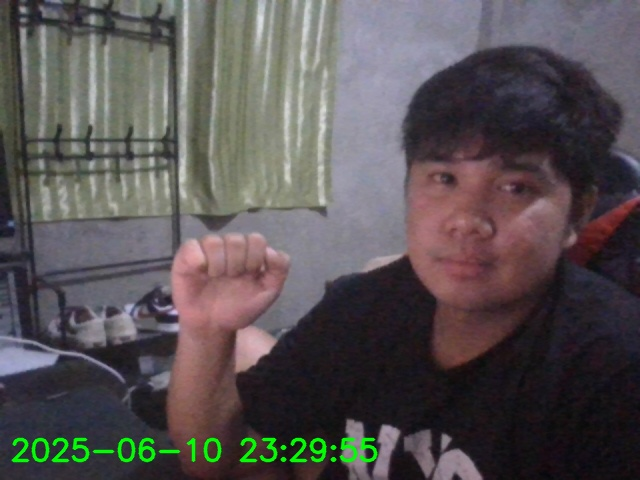
#> input picture src/photo_2025-06-10_23-29-55.jpg, 640 x 480 px, given in place of the camera
$ python smart_mirror_pi.py
#> lines starting #> are read from the running program, lines starting #| are printed output that depends on the picture; after the words box and inside, x2 and y2 are one past the last pixel; in counts of white or black regions, pixels touching at a corner belong together
### src/camera.py
import cv2
import os


class Camera:
    def __init__(self, camera_index=0):
        self.capture = None
        self.camera_index = camera_index
        # self.start()  # Remove auto-start, let main.py control when to open the camera

    def start(self):
        print(f"[DEBUG] OpenCV version: {cv2.__version__}")
        print(f"[DEBUG] Trying camera index {self.camera_index} with default backend")
        cap = cv2.VideoCapture(self.camera_index)
        if cap.isOpened():
            self.capture = cap
            print(f"[DEBUG] Camera opened successfully at index {self.camera_index} with default backend")
            return
        print(f"[DEBUG] Failed to open camera at index {self.camera_index} with default backend")
        cap.release()
        raise Exception(f"Could not open video device at index {self.camera_index}. Check if the camera is in use or try reconnecting it.")

    def stop(self):
        if self.capture is not None:
            self.capture.release()
            self.capture = None

    def capture_frame(self):
        if self.capture is None:
            raise Exception("Camera is not started")
        ret, frame = self.capture.read()
#> frame is the input picture: shape (480, 640, 3); mean B, G, R 83.5, 82.3, 88
#> in draw_datetime, `cv2.putText(frame, time_str, (10, 70), cv2.FONT_HERSHEY_SIMPLEX, 1, (2..`:
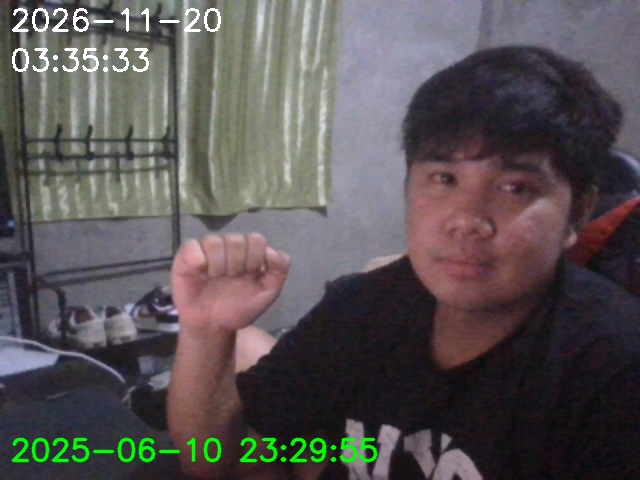
#> frame: shape (480, 640, 3); mean B, G, R 84.7, 83.4, 89.2
        if not ret:
            raise Exception("Could not read frame")
        return frame

    # [32 lines left out: function take_photo, not called in this run]

# No code at the bottom of this file. Camera is only opened by your main application (e.g., main.py)
# To open the camera, ensure your main.py contains:
# camera = Camera(camera_index=0)
# camera.start()

### src/facial_tracking.py
import cv2


class FacialTracker:
    def __init__(self):
        self.face_cascade = cv2.CascadeClassifier(cv2.data.haarcascades + 'haarcascade_frontalface_default.xml')

    def detect_faces(self, frame):
        gray_frame = cv2.cvtColor(frame, cv2.COLOR_BGR2GRAY)
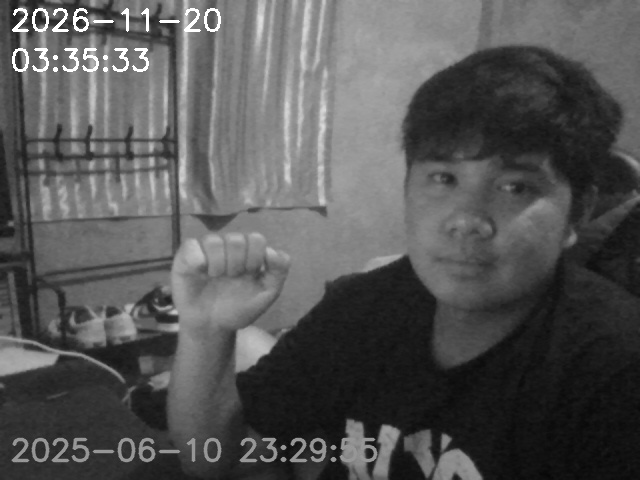
#> gray_frame: shape (480, 640); min 6, max 255, mean 85.3
        faces = self.face_cascade.detectMultiScale(gray_frame, scaleFactor=1.1, minNeighbors=5)
#> faces = [[376, 111, 197, 197]]
        return faces

    def track_faces(self, frame):
        faces = self.detect_faces(frame)
#> faces = [[376, 111, 197, 197]]
        for (x, y, w, h) in faces:
            cv2.rectangle(frame, (x, y), (x + w, y + h), (255, 0, 0), 2)
#> this loop made 1 pass
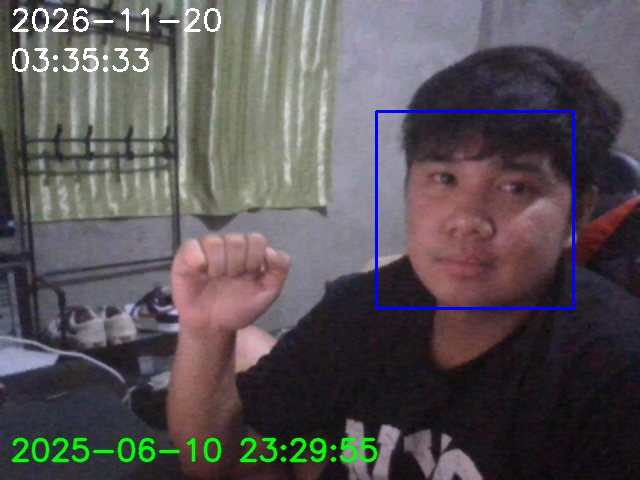
#> frame: shape (480, 640, 3); 0.77% of pixels changed, all inside (x1, y1, x2, y2) = (375, 110, 575, 310)
        return frame

### src/smart_mirror_pi.py
import cv2
import time
import datetime
from camera import Camera
from facial_tracking import FacialTracker
from utils import resize_image, draw_rectangle
# from gpiozero import MotionSensor, Button
# from signal import pause
# import openai
import numpy as np

# Set your OpenAI API key here
# openai.api_key = 'YOUR_OPENAI_API_KEY'

# GPIO pin numbers (adjust as needed)
# MOTION_SENSOR_PIN = 4  # Example GPIO pin for PIR motion sensor
# BUTTON_PIN = 17        # Example GPIO pin for hand sign/photo button

# Initialize hardware
# pir = MotionSensor(MOTION_SENSOR_PIN)
# photo_button = Button(BUTTON_PIN)

# Initialize camera and facial tracker
camera = Camera(camera_index=0)
tracker = FacialTracker()

# Helper: Draw date, time, and clock on frame
def draw_datetime(frame):
    now = datetime.datetime.now()
    date_str = now.strftime('%Y-%m-%d')
    time_str = now.strftime('%H:%M:%S')
    cv2.putText(frame, date_str, (10, 30), cv2.FONT_HERSHEY_SIMPLEX, 1, (255,255,255), 2)
    cv2.putText(frame, time_str, (10, 70), cv2.FONT_HERSHEY_SIMPLEX, 1, (255,255,255), 2)
    return frame

# Helper: Analyze face with OpenAI (dummy for now)
def analyze_face_with_openai(face_img):
    # Return dummy result for now
    return "Analysis: Stress level low, mild acne detected."

# Photo capture callback
captured_photos = []
def take_photo(frame):
    filename = f"photo_{int(time.time())}.jpg"
    cv2.imwrite(filename, frame)
    print(f"Photo saved: {filename}")
    captured_photos.append(filename)

# Main loop
try:
    camera.start()
    print("Smart Mirror started. Press 'p' to take photo, 'q' to quit.")
    while True:
        frame = camera.capture_frame()
        frame = draw_datetime(frame)
        tracked_frame = tracker.track_faces(frame)
        cv2.imshow('Smart Mirror', tracked_frame)
        # Facial analysis (for each detected face)
        faces = tracker.detect_faces(frame)
#> faces = [[378, 114, 193, 193]]
        for (x, y, w, h) in faces:
            face_img = frame[y:y+h, x:x+w]
            analysis = analyze_face_with_openai(face_img)
            cv2.putText(tracked_frame, analysis, (x, y-10), cv2.FONT_HERSHEY_SIMPLEX, 0.5, (0,255,0), 2)
#> this loop made 1 pass
#> pass 1, `face_img = frame[y:y+h, x:x+w]`:
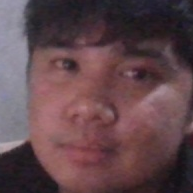
#> face_img: shape (193, 193, 3); mean B, G, R 76.1, 71, 97
#> after the loop:
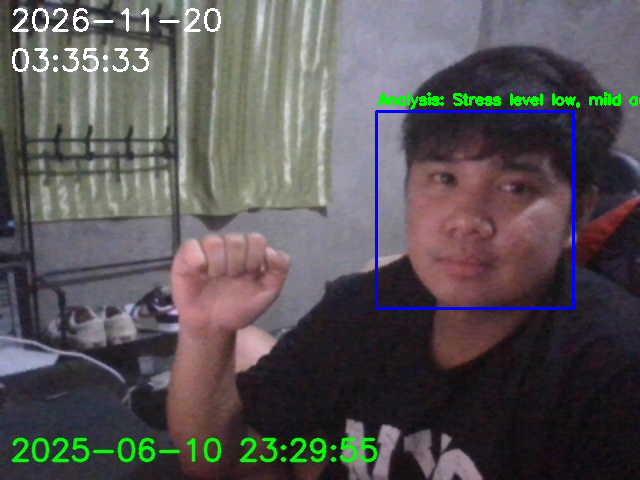
#> tracked_frame: shape (480, 640, 3); 0.53% of pixels changed, all inside (x1, y1, x2, y2) = (378, 92, 640, 110)
        key = cv2.waitKey(1) & 0xFF
#> (key q is pressed here)
        if key == ord('q'):
            break
        if key == ord('p'):
            take_photo(frame)
        if cv2.getWindowProperty('Smart Mirror', cv2.WND_PROP_VISIBLE) < 1:
            break
finally:
    camera.stop()
    cv2.destroyAllWindows()
    print("Smart Mirror stopped.")

$ run again, on src/photo_2025-06-10_23-32-04.jpg
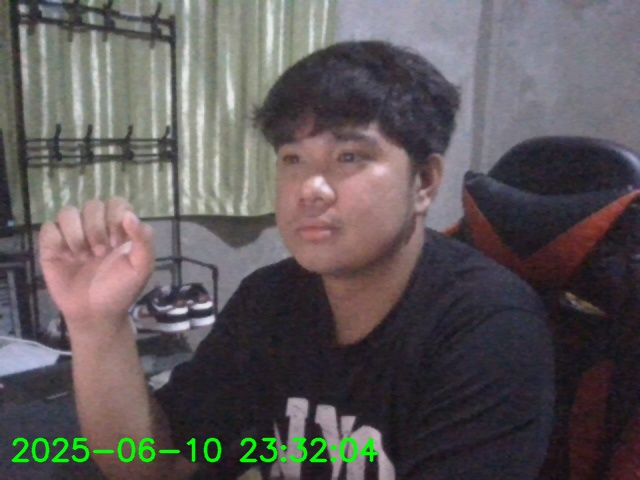
#> input picture src/photo_2025-06-10_23-32-04.jpg, 640 x 480 px, given in place of the camera
#> in capture_frame, frame is the input picture: shape (480, 640, 3); mean B, G, R 89.1, 87.9, 93.7
#> in detect_faces, `faces = self.face_cascade.detectMultiScale(gray_frame, scaleFactor=1.1..`: faces = [[233, 98, 168, 168]]
#> the loop in track_faces, `for (x, y, w, h) in faces:` made 1 pass
#> after the loop in track_faces, `for (x, y, w, h) in faces:`:
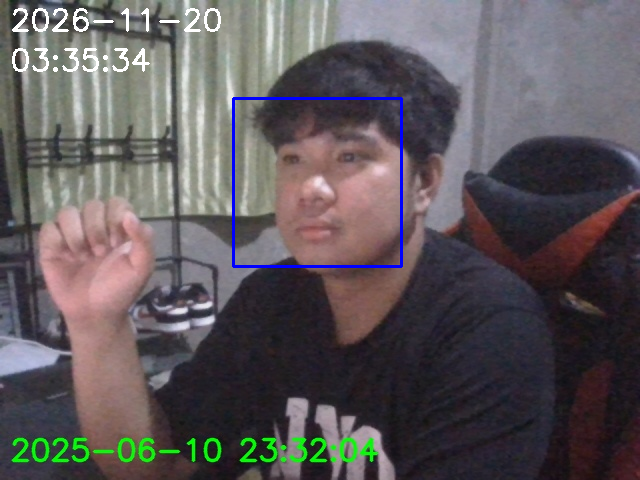
#> frame: shape (480, 640, 3); mean B, G, R 91.2, 88.3, 94
#> `faces = tracker.detect_faces(frame)`: faces = [[230, 98, 168, 168]]
#> the loop `for (x, y, w, h) in faces:` made 1 pass
#> after the loop `for (x, y, w, h) in faces:`:
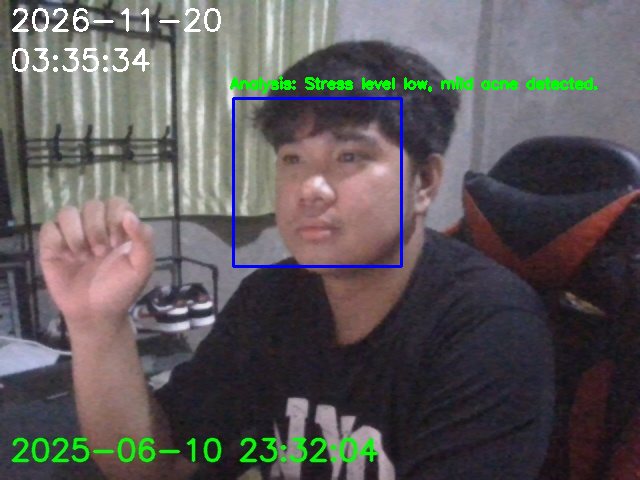
#> tracked_frame: shape (480, 640, 3); 0.75% of pixels changed, all inside (x1, y1, x2, y2) = (230, 76, 598, 94)

$ run again, on src/photo_2025-06-10_23-43-47.jpg
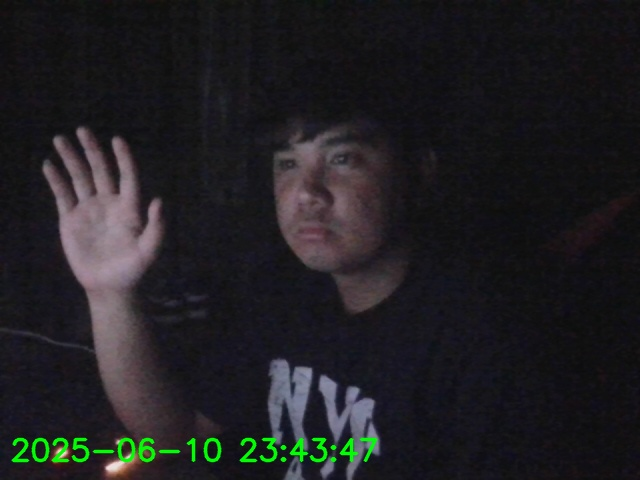
#> input picture src/photo_2025-06-10_23-43-47.jpg, 640 x 480 px, given in place of the camera
#> in capture_frame, frame is the input picture: shape (480, 640, 3); mean B, G, R 33.9, 31.3, 32.2
#> in detect_faces, `faces = self.face_cascade.detectMultiScale(gray_frame, scaleFactor=1.1..`: faces = [[249, 120, 141, 141]]
#> the loop in track_faces, `for (x, y, w, h) in faces:` made 1 pass
#> after the loop in track_faces, `for (x, y, w, h) in faces:`:
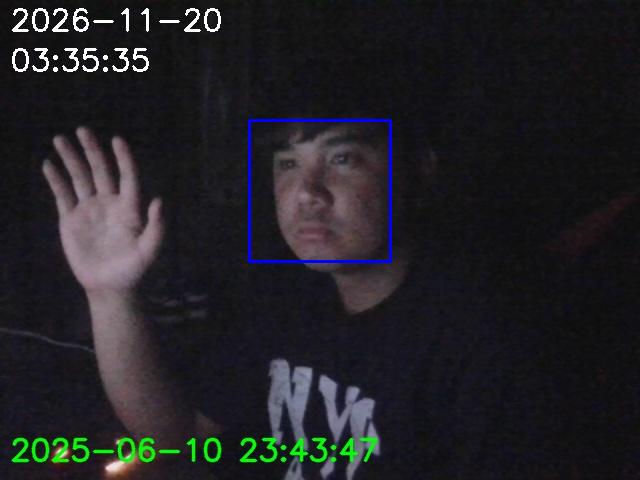
#> frame: shape (480, 640, 3); mean B, G, R 36.9, 33, 33.8
#> `faces = tracker.detect_faces(frame)`: faces = [[250, 122, 137, 137]]
#> the loop `for (x, y, w, h) in faces:` made 1 pass
#> after the loop `for (x, y, w, h) in faces:`:
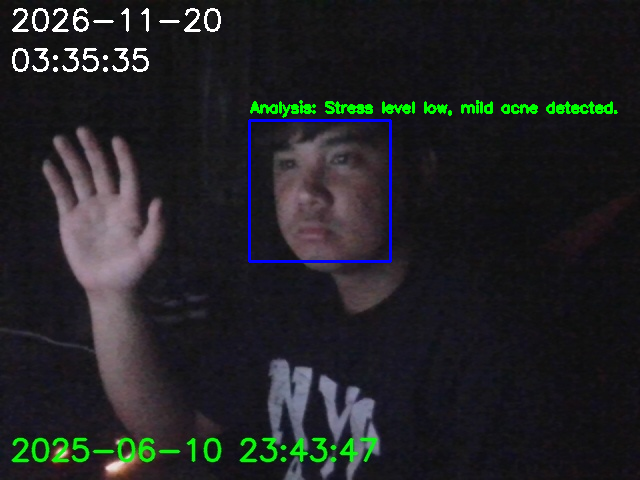
#> tracked_frame: shape (480, 640, 3); 0.75% of pixels changed, all inside (x1, y1, x2, y2) = (250, 100, 618, 118)

$ run again, on src/photo_2025-06-10_23-51-07.jpg
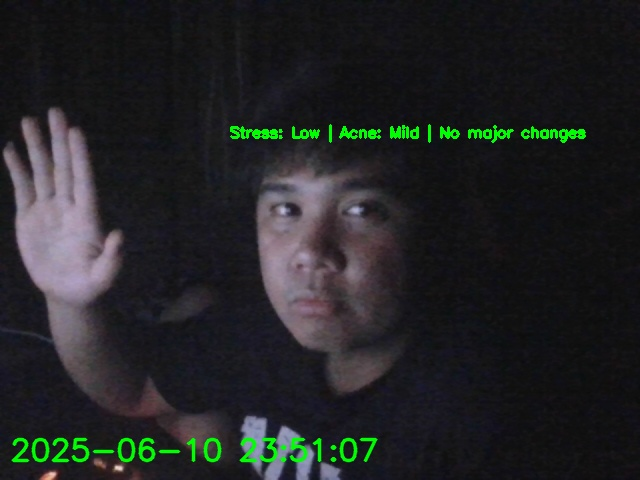
#> input picture src/photo_2025-06-10_23-51-07.jpg, 640 x 480 px, given in place of the camera
#> in capture_frame, frame is the input picture: shape (480, 640, 3); mean B, G, R 37.2, 36.4, 34.9
#> in detect_faces, `faces = self.face_cascade.detectMultiScale(gray_frame, scaleFactor=1.1..`: faces = [[232, 152, 172, 172]]
#> the loop in track_faces, `for (x, y, w, h) in faces:` made 1 pass
#> after the loop in track_faces, `for (x, y, w, h) in faces:`:
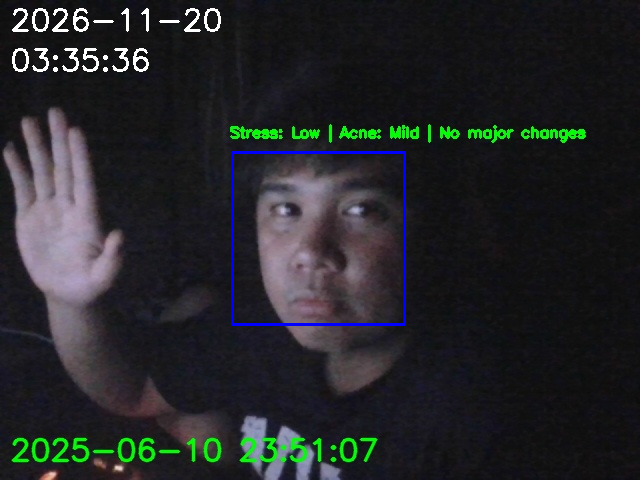
#> frame: shape (480, 640, 3); mean B, G, R 40.4, 38, 36.5
#> `faces = tracker.detect_faces(frame)`: faces = [[237, 154, 161, 161]]
#> the loop `for (x, y, w, h) in faces:` made 1 pass
#> after the loop `for (x, y, w, h) in faces:`:
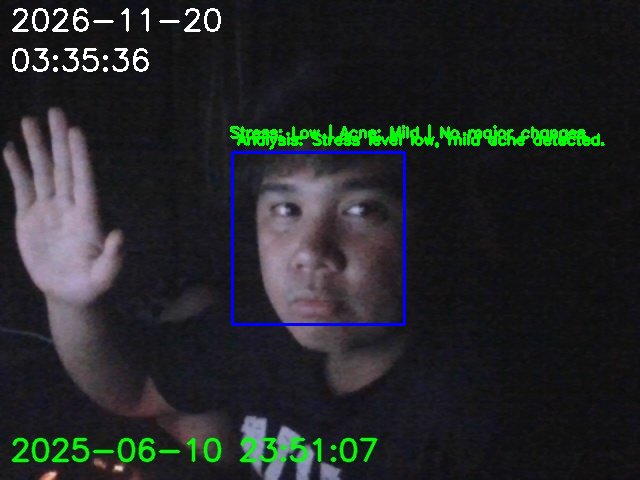
#> tracked_frame: shape (480, 640, 3); 0.75% of pixels changed, all inside (x1, y1, x2, y2) = (237, 132, 605, 150)
